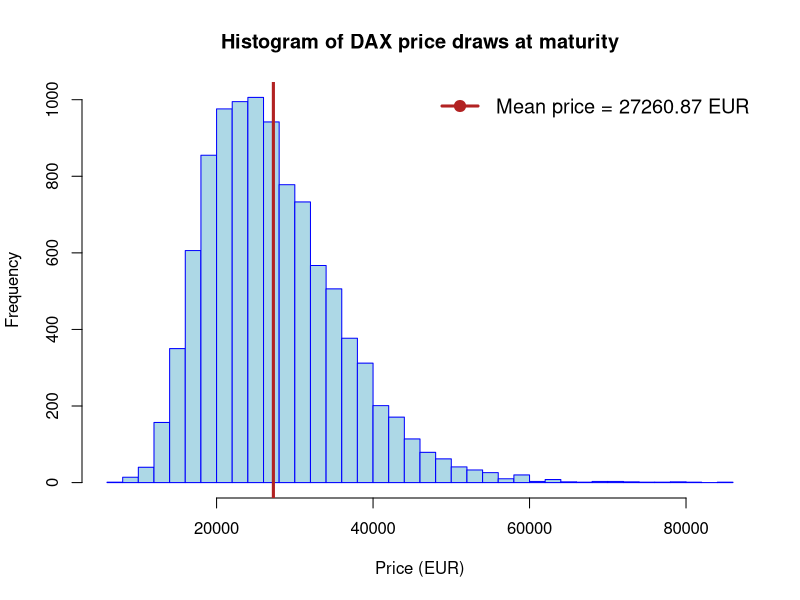
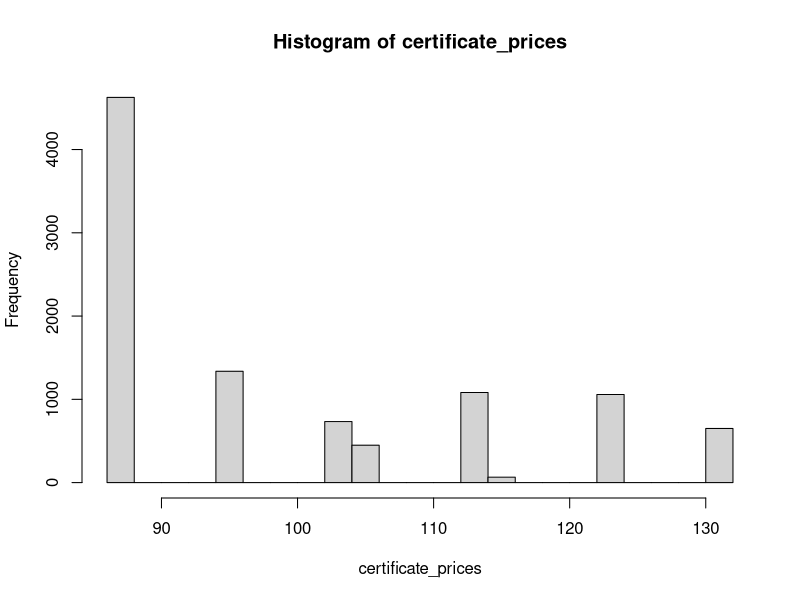

The R source for these figures, in order:
################################################################################
### Quantitative Finance
### Home Assignment 2
################################################################################

rm(list = ls())
set.seed(123)

# In the German market various index certificates are traded. From a legal 
# perspective a certificate is a bond which guarantees a certain stream of 
# payments to its holders. In the standard case (straight bond) 100% of the 
# notional value is paid at the maturity of the bond and there are fixed annual 
# coupon payments. For an index certificate the payment at maturity and/or the
# coupon payments depend on the development of the DAX. 

# All instruments are traded in a frictionless market with a continuously 
# compounded riskless money market account with an annualized rate of 3%

# The starting value of the DAX is 23,500

# The DAX follows a Geometric Brownian Motion with a drift rate of 8.7% under 
# the physical measure and a volatility of 14%

# Each certificate has a maturity of five years

# Parameters
S_0 <- 23500
drift <- 0.087
sigma <- 0.14
r_free <- 0.03

# Task 1 - European Call option
K <- 25000
M <- 60
T <- 5
N <- 5000
delta <- T/M

# Create a MxN empty matrix to filled with normal random numbers
Z <- matrix(rnorm(M*N), nrow = M, ncol = N)

# Build a small helper function to see the dimensions of a matrix in a nice way
dimension <- function(X) {
  cat("The matrix has", dim(X)[1], "rows and", dim(X)[2], "columns")
}

dimension(Z)

# Multiply Z by a diagonal matrix filled with -1 on the diagonal with the same 
# dimensions as Z (from the left) to get antithetic numbers and attach to Z
Z <- cbind(Z, diag(-1, nrow = M) %*% Z)
dimension(Z)

# Check if it worked out
Z[1:3,1:3]
Z[1:3, (1+N):(3+N)]
# It worked :)

# Initialize empty (M+1)x(2*N) matrix to store the DAX prices
# We want to have M+1 rows so that we can store the price at t_0 in the first row
# We want to have 2*N columns as we have to account for the antithetic numbers
S <- matrix(NA, nrow = M+1, ncol = 2*N)
dimension(S)

# Now fill the first row with the t_0 price of the DAX
S[1,] <- S_0

# Calculate drift and volatility shock
drift <- (r_free-0.5*sigma^2)*delta
vol_shock <- sigma*sqrt(delta)

# Calculate the prices USING VECTORIZATION 
for (t in 2:(M+1)) {
  S[t, ] <- S[t-1, ] * exp(Z[t-1, ]*vol_shock + drift)
}

# Now we have the distribution of DAX prices at t_60
{
hist(S[61,], 
     breaks = 30,
     main   = "Histogram of DAX price draws at maturity",
     xlab   = "Price (EUR)",
     col    = 'lightblue',
     border = 'blue')

mean_S_maturity <- mean(S[61,])

abline(v   = mean(S[61,]),
       col = "firebrick",
       lwd = 3)

legend("topright", 
       legend = paste("Mean price =", round(mean_S_maturity, 2), "EUR"), 
       col    = "firebrick", 
       lwd    = 3,  
       pch = 19,
       bty    = "n",     
       cex    = 1.2)     
}
# Build a helper function for the european call payoff
european_call_payoff <- function(X, K) {
  C <- max(X - K, 0)
  return(C)
}

# Create a vector with the draws of the final call value given the payoff func
C_T <- sapply(S[61, ], function(X) european_call_payoff(X, K))
C_0 <- exp(-r_free*T)*mean(C_T)

cat("The present value of the European Call option written on the DAX is", C_0, 
    "EUR")

# Task 2 - Bonus certificate
# The coupons C at dates t are 10% if the DAX is above a lower boundary
# and zero otherwise
# Terminal payment is 100%
# Bonus boundary is 28 000

### WRONG !!!
# Let S_i denote the price of the DAX at time i, i in [0,60].
# Let BB denote the bonus boundary of the certificate.
# Moreover, let C_t denote the coupon payments at time t, t in [1,5].
# Then C_t = 0.1*S_(12*i) if S_(12*i) > BB and C_t = 0 otherwise.
# We know that the present value of the coupon payment is
# C_t_0 = exp(-r.t)*C_t
# Then by the no-arbitrage principle we can say that the present price of this
# certificate has to be equal to the present value of all its future cash flows/
# payments, i.e.
# C_0 = sum from t=1 to 5 of C_t_0 + PV(C_0) =
#     = sum from t=1 to 5 of C_t_0 + e^(-r*5)*C_0
# Then by subtracting e^(-r*5)*C_0 from both sides we get
# C_0(1 - e^(-r*5)) = sum from t=1 to 5 of C_t_0
# Then by dividing both sides by 1 - e^(-r*5) we get
# c_0 = (1 - e^(-r*5))^(-1) * sum from t=1 to 5 of C_t_0
### WRONG !!!


########## CORRECT
# Let S_i denote the price of the underlying at time i, where i in [0,M].
# Let N denote the notional price of the certificate
# Let BB denote the bonus boundary of the certificate.
# Let T denote the terminal date.
# Moreover, let C_t denote the coupon payments at time t, t in [1,T].
# Then C_t = 0.1*N if S_(M/T*i) > BB and C_t = 0 otherwise.
# We know that the present value of the coupon payment is
# C_t_0 = exp(-r.t)*C_t
# Then by the no-arbitrage principle we can say that the present price of this
# certificate has to be equal to the present value of all its future cash flows/
# payments, i.e.
# C_0 = sum from t=1 to T of C_t_0 + N * e^(-r*T)
###########

# Let S_k denote the price of the underlying at step k, where k in [0,M].
# Let N denote the notional price of the certificate (e.g. 100).
# Let BB denote the bonus boundary.
# Let T denote the terminal maturity in years (e.g. 5).
# Let M denote the total number of time steps (e.g. 60).

# Loop t from 1 to T:
#    1. Identify the simulation step corresponding to year t:
#       Step_Index = (M / T) * t    (e.g., 12 * 1 = 12)
#
#    2. Check the condition:
#       If S_Step_Index > BB:
#           C_t = 0.10 * N  [cite: 24]
#       Else:
#           C_t = 0
#
#    3. Discount to present value:
#       C_t_0 = C_t * exp(-r * t)
#
#    4. Add to running total:
#       Total_Sum = Total_Sum + C_t_0

# Add the discounted Terminal Payment (100% of Notional)[cite: 26]:
# Path_Value = Total_Sum + (N * exp(-r * T))

S_coupon_dates <- S[c(12,24,36,48,60)+1, ]
BB <- 28000
Notional <- 100
coupon_payment_matrix <- matrix(NA, nrow = dim(S_coupon_dates)[1], 
                                ncol = dim(S_coupon_dates)[2])
dimension(coupon_payment_matrix)
for (i in 1:length(S_coupon_dates)) {
  coupon_payment_matrix[i] <- ifelse(S_coupon_dates[i] > BB, 0.1*Notional, 0)
}
coupon_payment_matrix[dim(S_coupon_dates)[1], ] <- (
  coupon_payment_matrix[dim(S_coupon_dates)[1], ] + Notional)

discounting_vector <- c()
for (i in 1:T) {discounting_vector <- c(discounting_vector, exp(-r_free*i))}

# Multiply discounting vector by the coupon payments matrix to obtain 
# a vector with the sum of present value of all future cash flows for each
# draw

certificate_prices <- discounting_vector %*% coupon_payment_matrix

hist(certificate_prices, breaks = 20)

table(certificate_prices)
